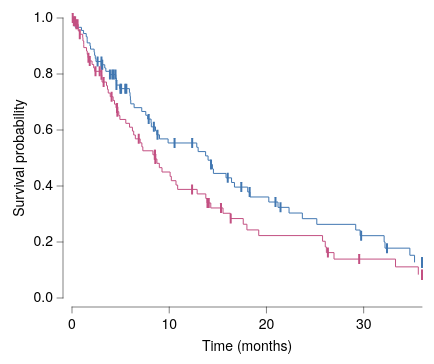

This figure's Vega-Lite source:
### Vega-Lite specification from a JSON file in a GitHub repository (floating-point values rounded to 4 significant figures)
{"background": null, "config": {"arc": {"fill": "#DBDBDB", "fillOpacity": 1.0, "innerRadius": 35.0, "padAngle": 0.03, "stroke": "black", "strokeOpacity": 1, "strokeWidth": 0.25}, "area": {"fill": "#DBDBDB", "fillOpacity": 1.0, "stroke": "black", "strokeOpacity": 1, "strokeWidth": 0.25}, "axis": {"domain": true, "domainCap": "round", "domainColor": "black", "domainWidth": 0.25, "grid": false, "gridCap": "round", "gridColor": "#F1F1F1", "gridDash": [0, 0], "gridOpacity": 1.0, "gridWidth": 0.25, "labelColor": "black", "labelFont": "Helvetica Neue, HelveticaNeue, Helvetica, Arial, sans-serif", "labelFontSize": 7, "labelFontStyle": "normal", "labelFontWeight": 400, "offset": 4.5, "ticks": true, "tickCap": "round", "tickColor": "black", "tickRound": false, "tickSize": 3, "tickWidth": 0.25, "titleColor": "black", "titleFont": "Helvetica Neue, HelveticaNeue, Helvetica, Arial, sans-serif", "titleFontSize": 7, "titleFontStyle": "normal", "titleFontWeight": 400}, "axisX": {"domain": true, "labelAlign": "center", "labelAngle": 0, "labels": true, "ticks": true, "translate": 0}, "axisY": {"domain": true, "labelAlign": "right", "labelAngle": 0, "labels": true, "ticks": true, "translate": 0}, "axisRight": {"domain": true, "labelAlign": "left", "labelAngle": 0, "labels": true, "ticks": true, "translate": 0}, "axisTop": {"domain": true, "labelAlign": "center", "labelAngle": 0, "labels": true, "ticks": true, "translate": 0}, "axisBand": {"tickOffset": 0}, "bar": {"fill": "#DBDBDB", "fillOpacity": 1.0, "stroke": "black", "strokeOpacity": 1, "strokeWidth": 0.25}, "boxplot": {"size": 12.6, "ticks": {"cornerRadius": 0.25, "fill": "black", "opacity": 1, "size": 6.3, "thickness": 0.25}, "box": {"fillOpacity": 1.0, "stroke": "black", "strokeOpacity": 1, "strokeWidth": 0.25}, "median": {"cornerRadius": 0, "fill": "black", "fillOpacity": 1.0, "opacity": 1, "size": 12.6, "thickness": 0.25}, "rule": {"fill": "black", "fillOpacity": 1.0, "size": 14.0, "stroke": "black", "strokeDash": [0, 0], "strokeOpacity": 1, "strokeWidth": 0.25}, "outliers": {"color": "black", "fill": "black", "fillOpacity": 1.0, "size": 0, "stroke": "black", "strokeOpacity": 1, "strokeWidth": 0.25}}, "circle": {"fill": "black", "fillOpacity": 1.0, "size": 1.75, "stroke": null, "strokeOpacity": 1, "strokeWidth": 0.25}, "errorband": {"band": {"fillOpacity": 0.6, "stroke": null, "strokeWidth": 0.25, "strokeOpacity": 1}, "borders": {"opacity": 0, "strokeOpacity": 0.25, "strokeWidth": 1}}, "errorbar": {"opacity": 1, "rule": {"strokeDash": [0, 0], "strokeWidth": 0.25}, "ticks": {"color": "black", "cornerRadius": 0.125, "opacity": 1, "size": 8.4, "thickness": 0.25}, "thickness": 0.25}, "font": "Helvetica Neue, HelveticaNeue, Helvetica, Arial, sans-serif", "geoshape": {"fill": "#DBDBDB", "fillOpacity": 1.0, "stroke": "black", "strokeOpacity": 1, "strokeWidth": 0.25}, "header": {"labelColor": "black", "labelFont": "Helvetica Neue, HelveticaNeue, Helvetica, Arial, sans-serif", "labelFontSize": 7, "labelFontStyle": "normal", "labelFontWeight": 400, "titleColor": "black", "titleFont": "Helvetica Neue, HelveticaNeue, Helvetica, Arial, sans-serif", "titleFontSize": 7, "titleFontStyle": "normal", "titleFontWeight": 400, "titlePadding": 0}, "legend": {"disable": false, "offset": 4.5, "titlePadding": 4, "labelOffset": 2, "gradientLabelOffset": 2, "gradientLength": 70.0, "gradientThickness": 7.0, "gradientOpacity": 1.0, "gradientStrokeColor": "black", "gradientStrokeWidth": 0.25, "labelColor": "black", "labelFont": "Helvetica Neue, HelveticaNeue, Helvetica, Arial, sans-serif", "labelFontSize": 7, "labelFontStyle": "normal", "labelFontWeight": 400, "strokeColor": "black", "strokeWidth": 0, "symbolSize": 42, "symbolStrokeColor": "black", "symbolStrokeWidth": 0.25, "titleColor": "black", "titleFont": "Helvetica Neue, HelveticaNeue, Helvetica, Arial, sans-serif", "titleFontSize": 7, "titleFontStyle": "normal", "titleFontWeight": 400}, "line": {"color": "black", "stroke": "black", "strokeCap": "butt", "strokeDash": [0, 0], "strokeOpacity": 1, "strokeWidth": 0.5}, "point": {"filled": true, "fill": "#DBDBDB", "fillOpacity": 1.0, "size": 7.0, "stroke": "black", "strokeOpacity": 1, "strokeWidth": 0.25}, "range": {"category": ["#5CA7B1", "#B7D0EE", "#B7B3E4", "#B3DAB5", "#F5E1B3", "#3D727B", "#809DC7", "#867DAC", "#80A988", "#CBB17A", "#204148", "#546B94", "#584C77", "#507B5F", "#9D824D"], "diverging": {"scheme": ["#6F572A", "#876E43", "#9E875F", "#B5A17F", "#CABBA2", "#DCD6CC", "#F4F1E9", "#C9D7DA", "#9DBFC6", "#78A5AF", "#558B96", "#36717C", "#1A5762"]}, "heatmap": {"scheme": ["#32022B", "#43044D", "#4C196E", "#4D338C", "#484DA6", "#3A68BB", "#1D83CA", "#1D9CCB", "#23B5C9", "#28CDC5", "#4DE0B4", "#91EE9F"]}, "ordinal": {"scheme": ["#F1F1F1", "#DBDBDB", "#C6C6C6", "#B2B2B2", "#9D9D9D", "#898989", "#767676", "#636363", "#515151", "#404040", "#2F2F2F", "#1F1F1F"]}, "ramp": {"scheme": ["#32022B", "#43044D", "#4C196E", "#4D338C", "#484DA6", "#3A68BB", "#1D83CA", "#1D9CCB", "#23B5C9", "#28CDC5", "#4DE0B4", "#91EE9F"]}}, "rule": {"color": "black", "stroke": "black", "strokeCap": "round", "strokeDash": [2, 2], "strokeOpacity": 1, "strokeWidth": 0.25}, "scale": {"bandPaddingInner": 0.1, "bandPaddingOuter": 0.1, "round": false}, "rect": {"fill": "#DBDBDB", "fillOpacity": 1.0, "stroke": "black", "strokeOpacity": 1, "strokeWidth": 0.25}, "square": {"fill": "#DBDBDB", "fillOpacity": 1.0, "size": 14.0, "stroke": "black", "strokeOpacity": 1, "strokeWidth": 0.25}, "text": {"color": "black", "font": "Helvetica Neue, HelveticaNeue, Helvetica, Arial, sans-serif", "fontSize": 7, "fontStyle": "normal", "fontWeight": 400}, "tick": {"color": "black", "cornerRadius": 0.125, "opacity": 1.0, "size": 12.6, "thickness": 0.25}, "title": {"anchor": "middle", "frame": "group", "color": "black", "font": "Helvetica Neue, HelveticaNeue, Helvetica, Arial, sans-serif", "fontSize": 7, "fontStyle": "normal", "fontWeight": 400, "subtitleColor": "black", "subtitleFont": "Helvetica Neue, HelveticaNeue, Helvetica, Arial, sans-serif", "subtitleFontSize": "Helvetica Neue, HelveticaNeue, Helvetica, Arial, sans-serif", "subtitleFontStyle": "normal", "subtitleFontWeight": 400}, "trail": {"color": "black", "opacity": 1, "size": 0.5}, "view": {"continuousWidth": 175, "continuousHeight": 140, "discreteWidth": 175, "discreteHeight": 140, "fill": null, "stroke": null, "strokeWidth": 0.25}}, "layer": [{"data": {"name": "data-1b0cd061b5d34159234b5d3a4e9b7ec9"}, "mark": {"type": "line", "interpolate": "step-after"}, "encoding": {"color": {"field": "group", "scale": {"domain": ["Treatment", "Control"], "range": ["#4177B1", "#C35082"]}, "title": null, "type": "nominal"}, "x": {"field": "t", "scale": {"domain": [0, 36.0], "nice": false}, "title": "Time (months)", "type": "quantitative"}, "y": {"field": "S", "scale": {"domain": [0, 1], "nice": false}, "title": "Survival probability", "type": "quantitative"}}}, {"data": {"name": "data-f2326de68aa08c4a3dc7cd0c5c09b43c"}, "mark": {"type": "tick", "size": 5, "thickness": 1}, "encoding": {"color": {"field": "group", "legend": null, "scale": {"domain": ["Treatment", "Control"], "range": ["#4177B1", "#C35082"]}, "type": "nominal"}, "x": {"field": "t", "type": "quantitative"}, "y": {"field": "S", "type": "quantitative"}}}], "$schema": "https://vega.github.io/schema/vega-lite/v6.4.1.json", "datasets": {"data-1b0cd061b5d34159234b5d3a4e9b7ec9": [{"t": 0.0, "S": 1.0, "group": "Treatment"}, {"t": 0.08336, "S": 0.9889, "group": "Treatment"}, {"t": 0.3155, "S": 0.9778, "group": "Treatment"}, {"t": 0.3317, "S": 0.9667, "group": "Treatment"}, {"t": 0.9726, "S": 0.9556, "group": "Treatment"}, {"t": 1.191, "S": 0.9444, "group": "Treatment"}, {"t": 1.464, "S": 0.9333, "group": "Treatment"}, {"t": 1.558, "S": 0.9222, "group": "Treatment"}, {"t": 1.563, "S": 0.9111, "group": "Treatment"}, {"t": 1.857, "S": 0.9, "group": "Treatment"}, {"t": 1.907, "S": 0.8889, "group": "Treatment"}, {"t": 2.279, "S": 0.8778, "group": "Treatment"}, {"t": 2.324, "S": 0.8667, "group": "Treatment"}, {"t": 2.396, "S": 0.8556, "group": "Treatment"}, {"t": 2.464, "S": 0.8444, "group": "Treatment"}, {"t": 3.031, "S": 0.833, "group": "Treatment"}, {"t": 3.369, "S": 0.8213, "group": "Treatment"}, {"t": 3.48, "S": 0.8096, "group": "Treatment"}, {"t": 3.885, "S": 0.7978, "group": "Treatment"}, {"t": 4.504, "S": 0.7854, "group": "Treatment"}, {"t": 4.568, "S": 0.7729, "group": "Treatment"}, {"t": 4.569, "S": 0.7604, "group": "Treatment"}, {"t": 4.906, "S": 0.7478, "group": "Treatment"}, {"t": 5.908, "S": 0.7342, "group": "Treatment"}, {"t": 5.969, "S": 0.7206, "group": "Treatment"}, {"t": 6.008, "S": 0.707, "group": "Treatment"}, {"t": 6.044, "S": 0.6934, "group": "Treatment"}, {"t": 6.39, "S": 0.6798, "group": "Treatment"}, {"t": 7.174, "S": 0.6662, "group": "Treatment"}, {"t": 7.59, "S": 0.6526, "group": "Treatment"}, {"t": 7.781, "S": 0.639, "group": "Treatment"}, {"t": 8.134, "S": 0.6251, "group": "Treatment"}, {"t": 8.16, "S": 0.6112, "group": "Treatment"}, {"t": 8.589, "S": 0.597, "group": "Treatment"}, {"t": 8.719, "S": 0.5828, "group": "Treatment"}, {"t": 8.998, "S": 0.5682, "group": "Treatment"}, {"t": 9.885, "S": 0.5536, "group": "Treatment"}, {"t": 12.83, "S": 0.5383, "group": "Treatment"}, {"t": 12.97, "S": 0.5229, "group": "Treatment"}, {"t": 13.74, "S": 0.5075, "group": "Treatment"}, {"t": 14.0, "S": 0.4921, "group": "Treatment"}, {"t": 14.3, "S": 0.4768, "group": "Treatment"}, {"t": 14.44, "S": 0.4609, "group": "Treatment"}, {"t": 14.55, "S": 0.445, "group": "Treatment"}, {"t": 15.84, "S": 0.4291, "group": "Treatment"}, {"t": 16.41, "S": 0.4126, "group": "Treatment"}, {"t": 16.71, "S": 0.3961, "group": "Treatment"}, {"t": 18.07, "S": 0.3788, "group": "Treatment"}, {"t": 18.3, "S": 0.3608, "group": "Treatment"}, {"t": 20.24, "S": 0.3428, "group": "Treatment"}, {"t": 21.19, "S": 0.3237, "group": "Treatment"}, {"t": 22.33, "S": 0.3035, "group": "Treatment"}, {"t": 23.69, "S": 0.2833, "group": "Treatment"}, {"t": 25.18, "S": 0.263, "group": "Treatment"}, {"t": 29.18, "S": 0.2428, "group": "Treatment"}, {"t": 29.63, "S": 0.2226, "group": "Treatment"}, {"t": 32.1, "S": 0.2003, "group": "Treatment"}, {"t": 32.19, "S": 0.178, "group": "Treatment"}, {"t": 34.75, "S": 0.1526, "group": "Treatment"}, {"t": 35.23, "S": 0.1272, "group": "Treatment"}, {"t": 0.0, "S": 1.0, "group": "Control"}, {"t": 0.1169, "S": 0.9888, "group": "Control"}, {"t": 0.4222, "S": 0.9773, "group": "Control"}, {"t": 0.6362, "S": 0.9655, "group": "Control"}, {"t": 0.6466, "S": 0.9537, "group": "Control"}, {"t": 0.7928, "S": 0.9419, "group": "Control"}, {"t": 1.101, "S": 0.93, "group": "Control"}, {"t": 1.127, "S": 0.9181, "group": "Control"}, {"t": 1.206, "S": 0.9062, "group": "Control"}, {"t": 1.211, "S": 0.8943, "group": "Control"}, {"t": 1.494, "S": 0.8823, "group": "Control"}, {"t": 1.568, "S": 0.8704, "group": "Control"}, {"t": 1.648, "S": 0.8585, "group": "Control"}, {"t": 1.818, "S": 0.8464, "group": "Control"}, {"t": 2.063, "S": 0.8341, "group": "Control"}, {"t": 2.228, "S": 0.8219, "group": "Control"}, {"t": 2.338, "S": 0.8096, "group": "Control"}, {"t": 3.023, "S": 0.7969, "group": "Control"}, {"t": 3.063, "S": 0.7841, "group": "Control"}, {"t": 3.091, "S": 0.7712, "group": "Control"}, {"t": 3.55, "S": 0.7582, "group": "Control"}, {"t": 3.651, "S": 0.7451, "group": "Control"}, {"t": 3.728, "S": 0.732, "group": "Control"}, {"t": 3.933, "S": 0.7189, "group": "Control"}, {"t": 4.231, "S": 0.7056, "group": "Control"}, {"t": 4.372, "S": 0.6923, "group": "Control"}, {"t": 4.529, "S": 0.679, "group": "Control"}, {"t": 4.659, "S": 0.6654, "group": "Control"}, {"t": 4.814, "S": 0.6516, "group": "Control"}, {"t": 4.927, "S": 0.6377, "group": "Control"}, {"t": 5.535, "S": 0.6238, "group": "Control"}, {"t": 5.918, "S": 0.61, "group": "Control"}, {"t": 6.217, "S": 0.5961, "group": "Control"}, {"t": 6.345, "S": 0.5822, "group": "Control"}, {"t": 6.514, "S": 0.5684, "group": "Control"}, {"t": 7.009, "S": 0.5542, "group": "Control"}, {"t": 7.186, "S": 0.54, "group": "Control"}, {"t": 7.286, "S": 0.5258, "group": "Control"}, {"t": 8.323, "S": 0.5115, "group": "Control"}, {"t": 8.548, "S": 0.4965, "group": "Control"}, {"t": 8.733, "S": 0.481, "group": "Control"}, {"t": 8.983, "S": 0.4655, "group": "Control"}, {"t": 9.259, "S": 0.45, "group": "Control"}, {"t": 10.09, "S": 0.4344, "group": "Control"}, {"t": 10.22, "S": 0.4189, "group": "Control"}, {"t": 10.7, "S": 0.4034, "group": "Control"}, {"t": 10.87, "S": 0.3879, "group": "Control"}, {"t": 12.87, "S": 0.3717, "group": "Control"}, {"t": 13.76, "S": 0.3556, "group": "Control"}, {"t": 13.89, "S": 0.3394, "group": "Control"}, {"t": 14.27, "S": 0.3215, "group": "Control"}, {"t": 15.53, "S": 0.3026, "group": "Control"}, {"t": 16.29, "S": 0.2837, "group": "Control"}, {"t": 17.61, "S": 0.2634, "group": "Control"}, {"t": 17.99, "S": 0.2432, "group": "Control"}, {"t": 19.21, "S": 0.2229, "group": "Control"}, {"t": 25.77, "S": 0.2027, "group": "Control"}, {"t": 26.05, "S": 0.1824, "group": "Control"}, {"t": 26.16, "S": 0.1621, "group": "Control"}, {"t": 26.95, "S": 0.139, "group": "Control"}, {"t": 33.28, "S": 0.1112, "group": "Control"}, {"t": 35.62, "S": 0.08338, "group": "Control"}], "data-f2326de68aa08c4a3dc7cd0c5c09b43c": [{"t": 2.633, "S": 0.8444, "group": "Treatment"}, {"t": 3.031, "S": 0.8444, "group": "Treatment"}, {"t": 3.057, "S": 0.833, "group": "Treatment"}, {"t": 3.112, "S": 0.833, "group": "Treatment"}, {"t": 3.903, "S": 0.7978, "group": "Treatment"}, {"t": 4.147, "S": 0.7978, "group": "Treatment"}, {"t": 4.285, "S": 0.7978, "group": "Treatment"}, {"t": 4.477, "S": 0.7978, "group": "Treatment"}, {"t": 4.57, "S": 0.7604, "group": "Treatment"}, {"t": 4.978, "S": 0.7478, "group": "Treatment"}, {"t": 5.051, "S": 0.7478, "group": "Treatment"}, {"t": 5.477, "S": 0.7478, "group": "Treatment"}, {"t": 5.59, "S": 0.7478, "group": "Treatment"}, {"t": 7.888, "S": 0.639, "group": "Treatment"}, {"t": 8.42, "S": 0.6112, "group": "Treatment"}, {"t": 8.795, "S": 0.5828, "group": "Treatment"}, {"t": 10.55, "S": 0.5536, "group": "Treatment"}, {"t": 12.36, "S": 0.5536, "group": "Treatment"}, {"t": 14.3, "S": 0.4768, "group": "Treatment"}, {"t": 16.02, "S": 0.4291, "group": "Treatment"}, {"t": 17.41, "S": 0.3961, "group": "Treatment"}, {"t": 18.27, "S": 0.3788, "group": "Treatment"}, {"t": 20.93, "S": 0.3428, "group": "Treatment"}, {"t": 21.45, "S": 0.3237, "group": "Treatment"}, {"t": 29.74, "S": 0.2226, "group": "Treatment"}, {"t": 32.4, "S": 0.178, "group": "Treatment"}, {"t": 36.0, "S": 0.1272, "group": "Treatment"}, {"t": 36.0, "S": 0.1272, "group": "Treatment"}, {"t": 36.0, "S": 0.1272, "group": "Treatment"}, {"t": 36.0, "S": 0.1272, "group": "Treatment"}, {"t": 36.0, "S": 0.1272, "group": "Treatment"}, {"t": 0.07458, "S": 1.0, "group": "Control"}, {"t": 0.1883, "S": 0.9888, "group": "Control"}, {"t": 0.3198, "S": 0.9888, "group": "Control"}, {"t": 0.4443, "S": 0.9773, "group": "Control"}, {"t": 0.5741, "S": 0.9773, "group": "Control"}, {"t": 0.8005, "S": 0.9419, "group": "Control"}, {"t": 1.69, "S": 0.8585, "group": "Control"}, {"t": 1.825, "S": 0.8464, "group": "Control"}, {"t": 2.418, "S": 0.8096, "group": "Control"}, {"t": 2.844, "S": 0.8096, "group": "Control"}, {"t": 3.031, "S": 0.7969, "group": "Control"}, {"t": 3.253, "S": 0.7712, "group": "Control"}, {"t": 4.074, "S": 0.7189, "group": "Control"}, {"t": 4.629, "S": 0.679, "group": "Control"}, {"t": 4.667, "S": 0.6654, "group": "Control"}, {"t": 6.865, "S": 0.5684, "group": "Control"}, {"t": 8.513, "S": 0.5115, "group": "Control"}, {"t": 8.539, "S": 0.5115, "group": "Control"}, {"t": 8.569, "S": 0.4965, "group": "Control"}, {"t": 12.35, "S": 0.3879, "group": "Control"}, {"t": 13.94, "S": 0.3394, "group": "Control"}, {"t": 14.07, "S": 0.3394, "group": "Control"}, {"t": 15.33, "S": 0.3215, "group": "Control"}, {"t": 16.32, "S": 0.2837, "group": "Control"}, {"t": 26.32, "S": 0.1621, "group": "Control"}, {"t": 29.54, "S": 0.139, "group": "Control"}, {"t": 36.0, "S": 0.08338, "group": "Control"}, {"t": 36.0, "S": 0.08338, "group": "Control"}, {"t": 36.0, "S": 0.08338, "group": "Control"}]}}
